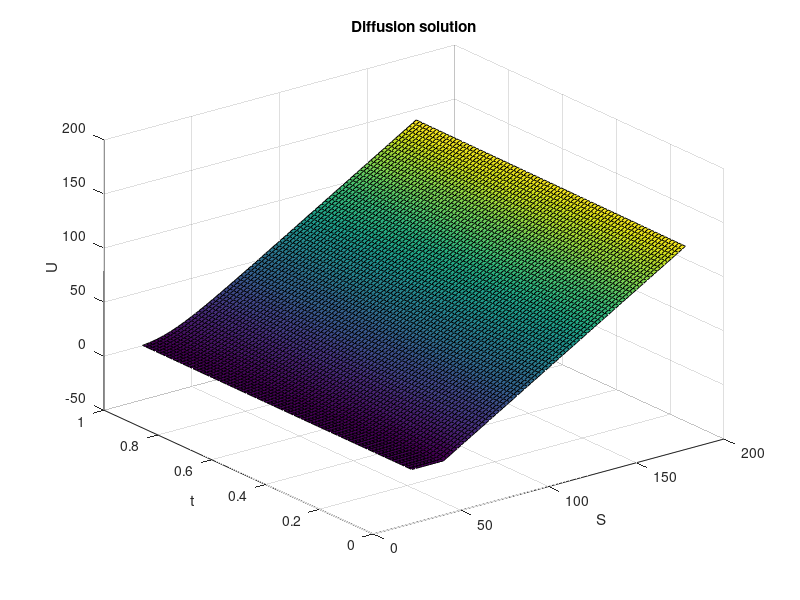
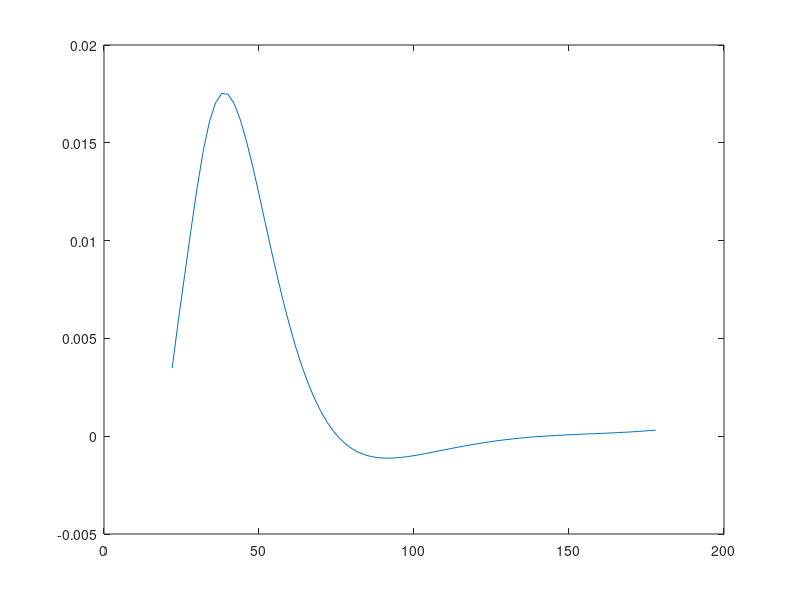

MATLAB code for these plots, in order:
clear 
clc 
rng(0) 

sigma = 0.4; 
r = 0.06; 
K = 40; 
l = 20; 
T = 1; 
Smax = 180; 
Smin = l; 
M = 80;
N = 80; 
theta = 0.75; 

deltaS = (Smax - Smin)/N; 
deltaTau = T/M; 

VT = @(S) max(S - K,0) ; % for the intial condition 
V0 = @(S,t) S-S; % for the boundary conditions 
Vinf = @(S,t) S - K.*exp(-r.*(t)); % for the boundary conditions

Uinit = @(S) VT(S); 
U0 = @(l,t) V0(l,t); 
Uinf = @(S,t) Vinf(S,t) ;

T1 = diag(ones(N-2,1),1) - diag(ones(N-2,1),-1); 
T2 = -2.*eye(N-1,N-1) + abs(T1); 

D1 = diag(Smin/deltaS + (1:N-1)); 
D2 = D1.^2; 

F = (1 - r*deltaTau).*eye(N-1,N-1)...
    + 0.5*r       *deltaTau.*D1*T1...
    + 0.5*sigma.^2*deltaTau.*D2*T2; 

G = 2.*eye(N-1,N-1) - F; 

m = 0:M; 
U0m = U0(Smin.*ones(1,M+1), m.*deltaTau); 
UNm = Uinf(Smax.*ones(1,M+1), m.*deltaTau); 

FirstRow = 0.5*deltaTau*((Smin/deltaS) + 1)*...
    (sigma.^2*((Smin/deltaS) + 1)- r).*U0m; 

LastRow = 0.5*deltaTau*(Smax/deltaS - 1)*...
    (sigma.^2*((Smax/deltaS) - 1)+ r).*UNm;

bm = [FirstRow; 
      zeros(N-3,M+1); 
      LastRow] ; 
 
  
Udiff = zeros(N-1,M+1); 
U0n = Uinit(Smin + (1:N-1).*deltaS); 
Udiff(:,1) = U0n.'; 

omega = 1.4; 
tol = 1e-5; 
I = eye(N-1,N-1); 
xold = U0n.';

for ix = 2:M+1
    err = 10; 
    while err > tol
    A = (theta.*G+(1-theta).*I); 
    y = (((1-theta).*F+theta.*I)*Udiff(:,ix-1)...
        + (1-theta).*bm(:,ix-1) + theta.*bm(:,ix)) ; 
    D = diag(diag(A)); 
    U = triu(A,1); 
    L = tril(A,-1); 
    xnew = (D +omega.*L)\(omega.*y + ((1-omega).*D - omega.*U)*xold);
    err = max(abs(xnew - xold));  
    xold = xnew;
    end 
    Udiff(:,ix) = xnew; 
end 

% You include intial conditions but you exclude boundary conditions 
dim = Smax - Smin -1; 
t = deltaTau.*(0:M); 
s = Smin + deltaS.*(1:N-1); 
[Tt,S] = meshgrid(t,s) ; 
figure()
surf(S,Tt,Udiff)
zlabel('U')
xlabel('S') 
ylabel('t') 
title('Diffusion solution') 


% The analytical solution 
S = s; 
mu = (r - 0.5*sigma.^2)/sigma.^2; 
d1 = (log(S/K))./(sigma.*sqrt(T)) + (1 + mu).*sigma.*sqrt(T); 
d2 = log(l.^2./(S.*K))./(sigma.*sqrt(T)) + (1 + mu).*sigma.*sqrt(T); 
C1 = S.*normcdf(d1) - K.*exp(-r*T).*normcdf(d1 - sigma.*sqrt(T)) - ...
    S.*normcdf(d2).*(l./S).^(2*(mu+1)); 
C2 = K.*exp(-r*T)*normcdf(d2 - sigma.*sqrt(T)).*(l./S).^(2*mu); 
C = C1 + C2; 

DiffPrice = Udiff(:,end); 
figure() 
plot(S,C - DiffPrice.' ) 
disp('The at the money price is:') 
DiffPrice(S == K)